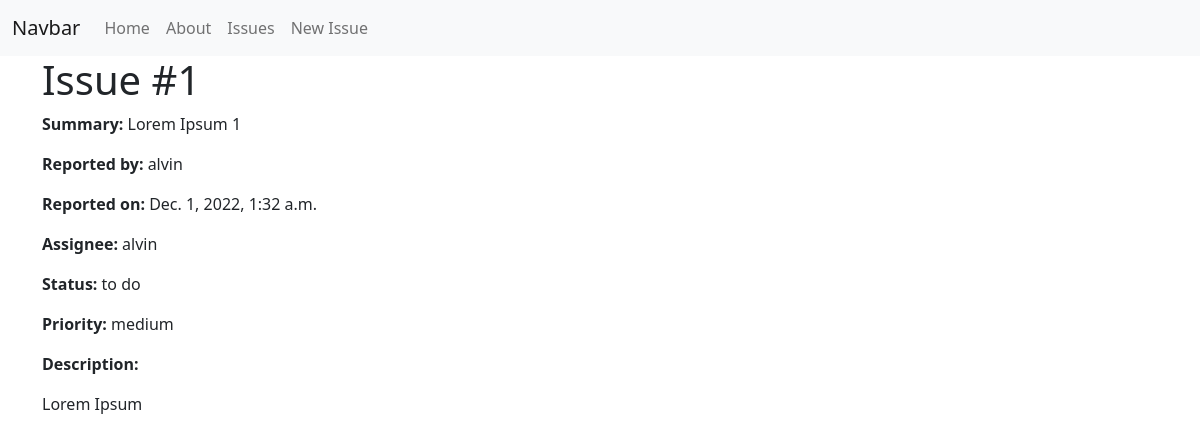
The app's page /issues/1/ with its own data.
### issues/models.py (models this page shows, shortened)
class Issue(models.Model):
    summary = models.CharField(max_length=1024)
    description = models.TextField()
    status = models.ForeignKey(
        Status,
        on_delete=models.CASCADE,
        null=True
    )
    priority = models.ForeignKey(
        Priority,
        on_delete=models.CASCADE,
        null=True
    )
    reporter = models.ForeignKey(
        get_user_model(),
        on_delete=models.CASCADE
    )
    assignee = models.ForeignKey(
        get_user_model(),
        on_delete=models.CASCADE,
        null=True,
        related_name="assignee",
    )
    created_on = models.DateTimeField(auto_now_add=True)

class Status(models.Model):
    name = models.CharField(max_length=128)
    description = models.TextField()
    def __str__(self):
        return self.name

class Priority(models.Model):
    name = models.CharField(max_length=128)
    description = models.TextField()
    def __str__(self):
        return self.name

### issues/views.py (the view)
# urls.py: path('<int:pk>/', IssueDetailView.as_view(), name='issue_detail'),
class IssueDetailView(DetailView):
    template_name = "issues/detail.html"
    model = Issue

### templates/issues/detail.html (shortened to what this page needs)
{% extends 'base.html' %}
{% block content %}
<h1>Issue #{{ issue.id }}</h1>
<p><b>Summary: </b> {{ issue.summary }}</p>
<p><b>Reported by: </b> {{ issue.reporter }}</p>
<p><b>Reported on: </b> {{ issue.created_on }}</p>
<p><b>Assignee: </b> {{ issue.assignee }}</p>
<p><b>Status: </b> {{ issue.status }}</p>
<p><b>Priority: </b> {{ issue.priority }}</p>
<p><b>Description: </b></p>
<p>{{ issue.description }}</p>
{% endblock content %}

### records on screen
Issue: id "1", summary "Lorem Ipsum 1", reporter "alvin", created_on "Dec. 1, 2022, 1:32 a.m.", assignee "alvin", status "to do", priority "medium", description "Lorem Ipsum"
